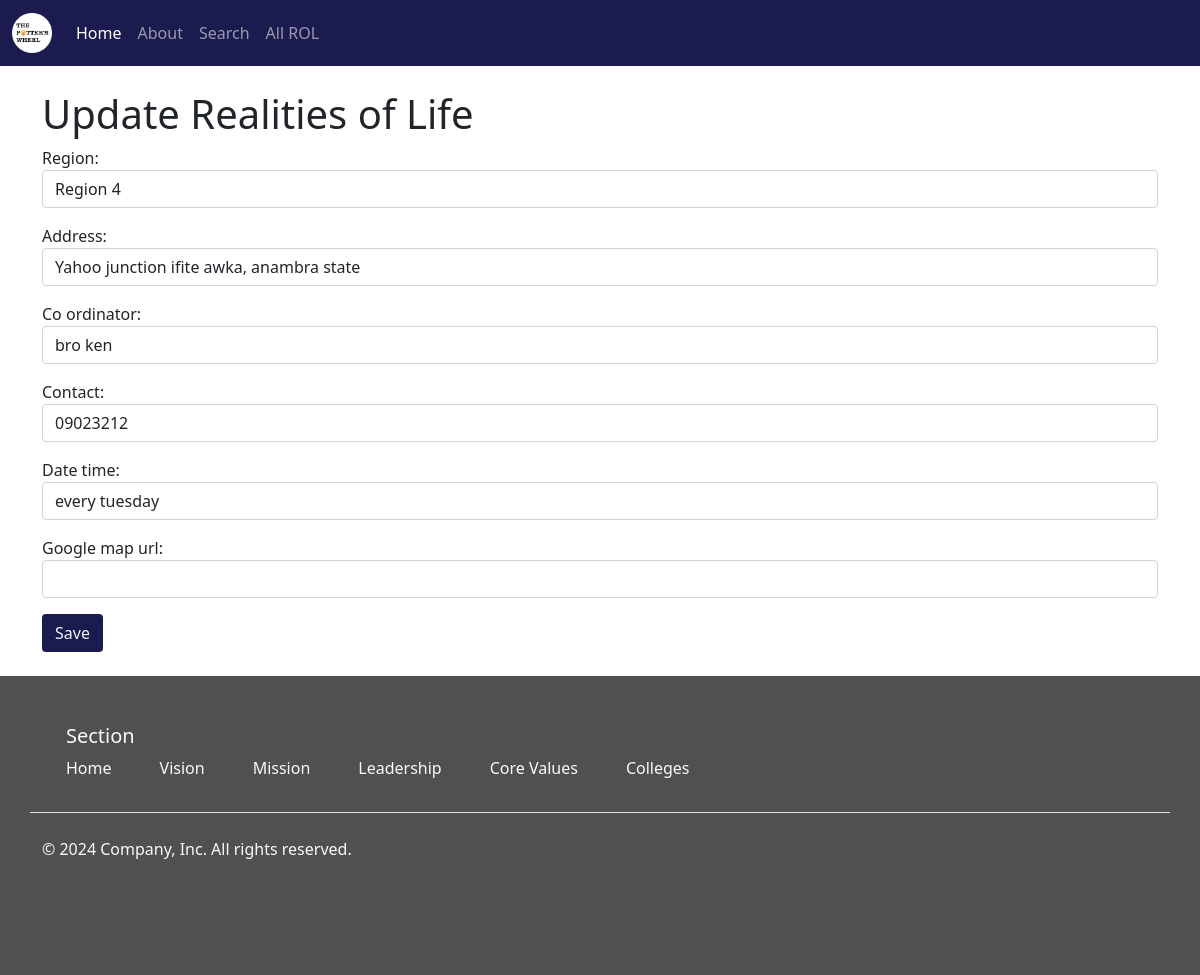
The page /locator/Rol_update/2 on the database its author committed.
### locator/models.py (models this page shows)
class RolPoints(models.Model):
    region = models.CharField(max_length = 20)
    address = models.TextField()
    image = models.ImageField(blank = True, upload_to = 'google_map_image/')
    co_ordinator = models.CharField(max_length = 200, blank = True)
    contact = models.CharField(max_length = 14, blank = True)
    date_time = models.TextField(blank = True)
    google_map_url = models.TextField(blank=True)

### locator/views.py (the view)
# urls.py: path('Rol_update/<int:id>', Rol_register_update_view, name='Rol_update'),
def Rol_register_update_view(request, id):
    obj = RolPoints.objects.get(id=id)
    form = RolForm(request.POST or None, instance = obj)
    if form.is_valid():
        form.save()
        return redirect(f"../../locator/details/{id}")
    context = {
        'form':form
    }
    return render(request, "Rol_register_update.html", context)

### locator/forms.py
class RolForm(forms.ModelForm):
    class Meta:
        model = RolPoints
        fields = [
            'region',
            'address',
            'co_ordinator',
            'contact',
            'date_time',
            'google_map_url'
        ]
        widgets = {
            'region':forms.TextInput(attrs={'class':'form-control'}),
            'address':forms.TextInput(attrs={'class':'form-control'}),
            'co_ordinator':forms.TextInput(attrs={'class':'form-control'}),
            'contact':forms.NumberInput(attrs={'class':'form-control'}),
            'date_time':forms.TextInput(attrs={'class':'form-control'}),
            'google_map_url':forms.TextInput(attrs={'class':'form-control'})
        }

### templates/Rol_register_update.html (shortened to what this page needs)
{% extends "base.html"%}
{%block content%}
<div class="container my-4">
    <h1>Update Realities of Life</h1>
    <form action="", method="POST">
        {{form.as_p}}
        <input class="btn text-center btn-md-lg " style="background-color: #1C1B4F; color: aliceblue;" type="submit", value="Save">
        </form>
    </div>
{% endblock %}

### rows shown on the page
RolPoints: region "Region 4", address "Yahoo junction ifite awka, anambra state", co_ordinator "bro ken", contact "09023212", date_time "every tuesday"
